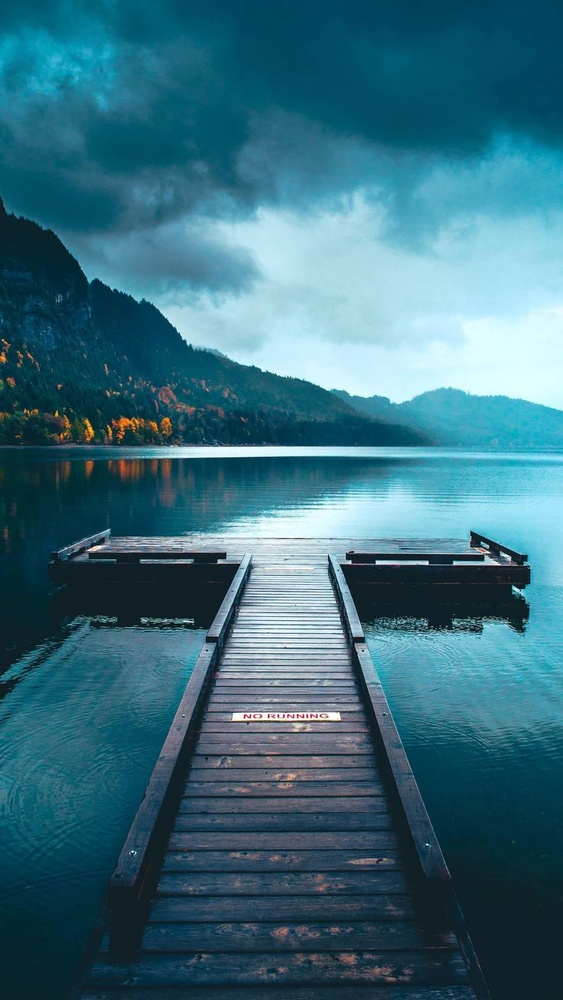
#> input picture scene.jpg, 563 x 1000 px, shrunk from 736 x 1308 before the run
$ python opencv_1.py
#> lines starting #> are read from the running program, lines starting #| are printed output that depends on the picture
import cv2
img = cv2.imread('scene.jpg',0)
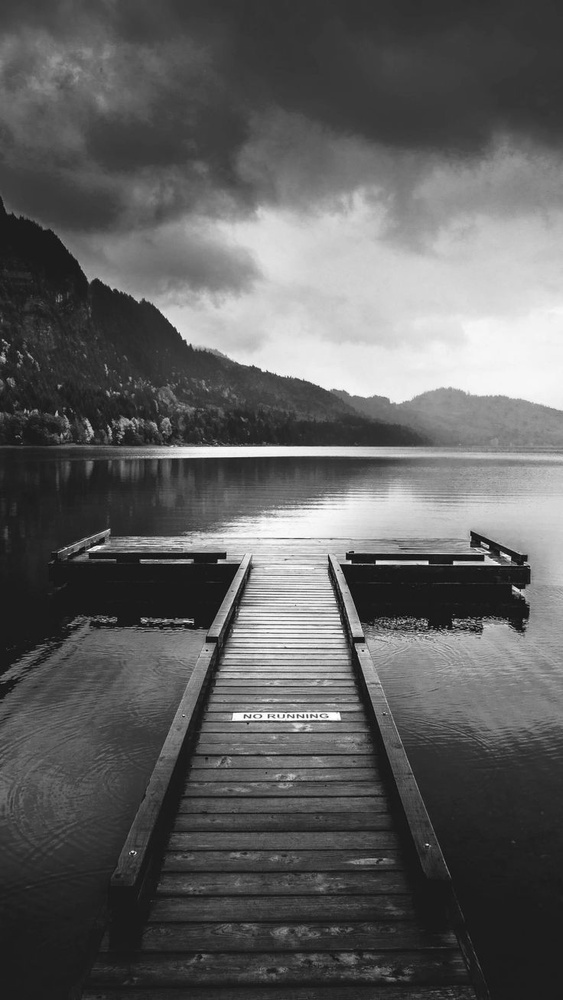
#> img: shape (1000, 563); min 4, max 255, mean 94.7

# Initiate ORB detector
orb = cv2.ORB_create()

# find the keypoints with ORB
kp = orb.detect(img, None)
#> kp = 500 keypoints; strongest (x, y, size): (307, 715, 31), (250, 715, 31), (297, 715, 31), (249, 717, 31)

# compute the descriptors with ORB
kp, des = orb.compute(img, kp)

# draw only keypoints location,not size and orientation
img2 = cv2.drawKeypoints(img, kp, img, color=(0,255,0), flags=0)
cv2.imshow('keypoints',img2)
cv2.waitKey(0)
